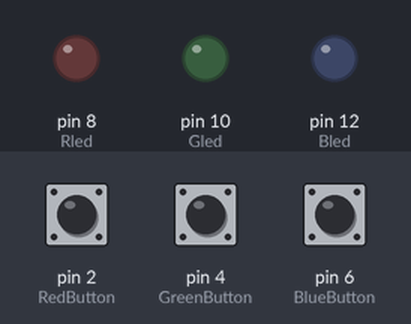
Simulated run of this sketch. Board: Arduino Uno, built with avr-gcc and run on an emulated ATmega328P. Parts: output pins drawn as LEDs (lit = HIGH). The inputs (shaded band) are chosen by the test bench; at power-on: pin 2 (RedButton) LOW, pin 4 (GreenButton) LOW, pin 6 (BlueButton) LOW.

Above: at 1.2 s.
1.3 s: pin 2 (RedButton) pulled HIGH for 0.15 s
At 1.37 s:
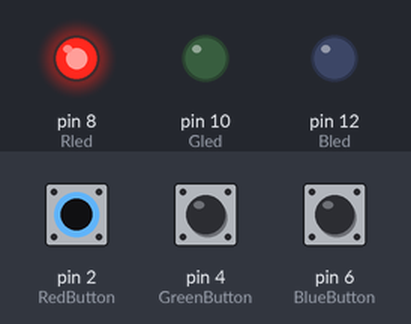
2.9 s: pin 4 (GreenButton) pulled HIGH for 0.15 s
At 2.97 s:
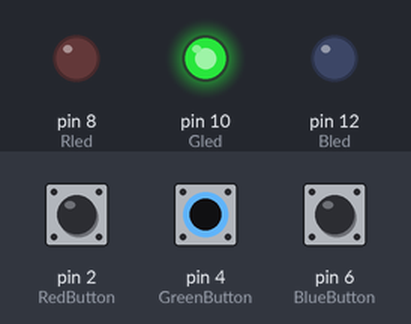
4.5 s: pin 6 (BlueButton) pulled HIGH for 0.15 s
At 4.57 s:
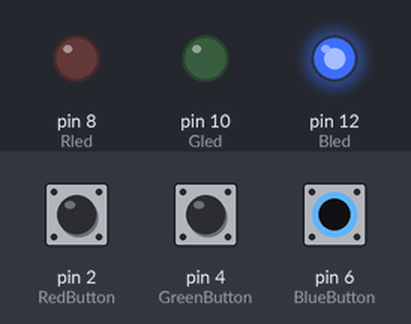
6.1 s: pin 6 (BlueButton) pulled HIGH for 3.2 s
At 10.5 s:
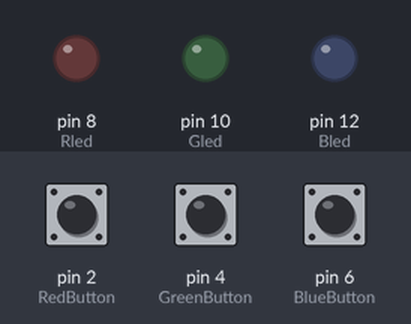
10.8 s: pin 2 (RedButton) pulled HIGH for 3.2 s
At 11.6 s:
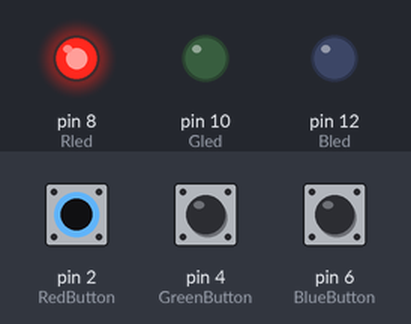
15.5 s: pin 2 (RedButton) driven HIGH and pin 4 (GreenButton) driven HIGH
At 16.4 s:
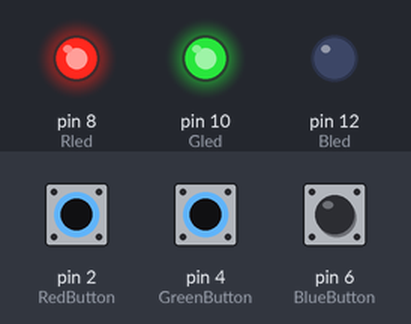
Timing chart, 0 to 18.0 s (numbered marks = the images above; inputs shaded):
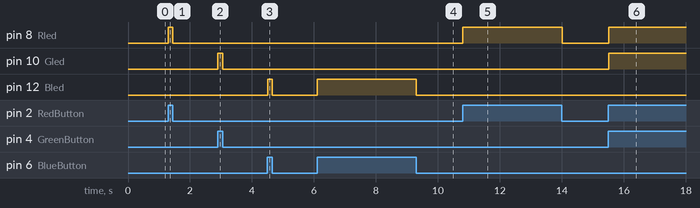

The sketch:

lock-test1.ino
```cpp
// Assigning the buttons
const int RedButton = 2;
const int GreenButton = 4;
const int BlueButton = 6;

// Assigning the LEDs
const int Rled = 8;
const int Gled = 10;
const int Bled = 12;

// Setting the initial state of buttons
int RButtonState = 0;
int GButtonState = 0;
int BButtonState = 0;

void setup() {
  // Setting up the LEDs
  pinMode(Rled, OUTPUT);
  pinMode(Gled, OUTPUT);
  pinMode(Bled, OUTPUT);

  // Setting up the buttons
  pinMode(RedButton, INPUT);
  pinMode(GreenButton, INPUT);
  pinMode(BlueButton, INPUT);
}

void loop() {

  // Getting the Red Button State
  RButtonState = digitalRead(RedButton);
  GButtonState = digitalRead(GreenButton);
  BButtonState = digitalRead(BlueButton);

  // Checking RED BUTTON state & taking action
  if (RButtonState == HIGH) {
    // turning RED LED ON:
    digitalWrite(Rled, HIGH);
  } else {
    digitalWrite (Rled, LOW);
  }

  // Checking GREEN BUTTON state & taking action
  if (GButtonState == HIGH) {
    // turning GREEN LED ON:
    digitalWrite(Gled, HIGH);
  } else {
    digitalWrite (Gled, LOW);
  }

  // Checking RED BUTTON state & taking action
  if (BButtonState == HIGH) {
    // turning BLUE LED ON:
    digitalWrite(Bled, HIGH);
  } else {
    digitalWrite (Bled, LOW);
  }

}
```

Measured:
- after the input at 1.3 s, pin 8 (Rled): LOW → HIGH at once, → LOW 0.15 s later
- after the input at 2.9 s, pin 10 (Gled): LOW → HIGH at once, → LOW 0.15 s later
- after the input at 4.5 s, pin 12 (Bled): LOW → HIGH at once, → LOW 0.15 s later
- after the input at 6.1 s, pin 12 (Bled): LOW → HIGH at once, → LOW 3.2 s later
- after the input at 10.8 s, pin 8 (Rled): LOW → HIGH at once, → LOW 3.2 s later
- after the input at 15.5 s, pin 8 (Rled), pin 10 (Gled): LOW → HIGH at once
